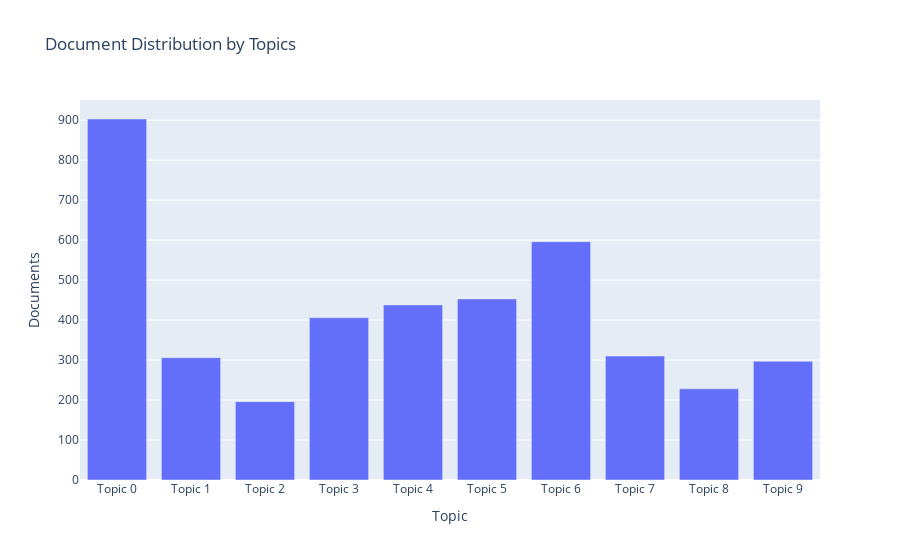

This figure's notebook cell:
### Code cell
plot_model(lda, plot="topic_model")
plot_model(lda, plot="topic_distribution")

### Figure 1 — Plotly figure (JSON) as saved in the notebook; plotly's stock layout.template omitted (floating-point values rounded to 4 significant figures)
{"data": [{"alignmentgroup": "True", "customdata": [["type, item, stock, quantity, amount, tax, product, price, flag, supply"], ["source, application, total, customer, supplier, category, invoice, drug, location, applicable"], ["business, attribute, product, system, key, payment, delivery, method, foreign, rule"], ["use, key, primary, database, reference, person, record, unit, foreign, employee"], ["last, date, modify, time, edit, update, record, contact, start, valid"], ["name, full, version, application, code, person, usually, customer, company, first"], ["would, domain, classification, attribute, asset, visit, object, technical, status, search"], ["description, transaction, delete, city, apply, rate, customer, group, tax, observation"], ["order, purchase, concept, date, region, comment, customer, sale, receive, send"], ["number, country, address, value, line, letter, phone, assign, delivery, supplier"]], "hovertemplate": "Topic=%{x}<br>Documents=%{y}<br>Keyword=%{customdata[0]}<extra></extra>", "legendgroup": "", "marker": {"color": "#636efa", "pattern": {"shape": ""}}, "name": "", "offsetgroup": "", "orientation": "v", "showlegend": false, "textposition": "auto", "type": "bar", "x": ["Topic 0", "Topic 1", "Topic 2", "Topic 3", "Topic 4", "Topic 5", "Topic 6", "Topic 7", "Topic 8", "Topic 9"], "xaxis": "x", "y": [903, 306, 196, 406, 438, 453, 596, 310, 228, 297], "yaxis": "y"}], "layout": {"barmode": "relative", "legend": {"tracegroupgap": 0}, "title": {"text": "Document Distribution by Topics"}, "xaxis": {"anchor": "y", "domain": [0, 1], "title": {"text": "Topic"}}, "yaxis": {"anchor": "x", "domain": [0, 1], "title": {"text": "Documents"}}}}
